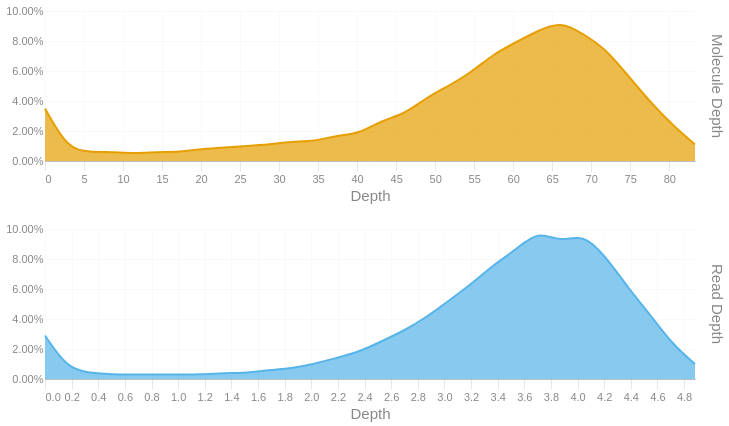

Notebook cell for this chart:
### Code cell
readdep = depth_hist(tb['Read Depth'], q99, 3)
readdep = readdep.with_columns(pl.lit('Read Depth').alias('Metric'))
if not SKIPLR:
    moldep = depth_hist(tb['Molecule Depth'], mol_q99, 1)
    moldep = moldep.with_columns(pl.lit('Molecule Depth').alias('Metric'))
    _hist = pl.concat([readdep, moldep])
    _hist = _hist.filter(pl.col('Proportion') != 0)
    with SafeRender(_hist):
        (
            alt.Chart(_hist)        
            .mark_area(interpolate = "basis")
            .encode(
                x=alt.X('Bin:Q').scale(domainMin=0).axis(alt.Axis(title='Depth')),
                y = alt.Y('Proportion:Q', title = None).axis(format = '.2%'),
                color = alt.Color('Metric:N').legend(None),
                row = alt.Row("Metric:N").header(title = None, labelOrient = 'right'),
                tooltip = [
                    alt.Tooltip("Metric:N", title = "Metric"),
                    alt.Tooltip('Interval:N', title = "Depth Interval"),
                    alt.Tooltip('Proportion:Q', title = "% Alignments").format('.2%')
                ]
            )
            .resolve_scale(x='independent', y='independent')
            .properties(
                height = 150, width = 650,
                usermeta={'embedOptions': {'downloadFileName': f'{samplename}.depth.hist'}}
            )
        ).display()
else:
    readdep = readdep.filter(pl.col('Proportion') != 0)
    with SafeRender(readdep):
        (
            alt.Chart(readdep)        
            .mark_area(interpolate = "basis")
            .encode(
                x=alt.X('Bin:Q').scale(domainMin=0).axis(alt.Axis(title='Depth')),
                y = alt.Y('Proportion:Q', title = None).axis(format = '.2%'),
                tooltip = [
                    alt.Tooltip('Interval:N', title = "Depth Interval"),
                    alt.Tooltip('Proportion:Q', title = "% Alignments").format('.2%')
                ]
            )
            .properties(
                usermeta={'embedOptions': {'downloadFileName': f'{samplename}.depth.hist'}}
            )
        ).display()

### Figure 1 — Vega-Lite specification as saved in the notebook (floating-point values rounded to 4 significant figures)
{"width": 650, "height": 150, "config": {"title": {"anchor": "start", "dy": -15, "fontSize": 18, "color": "#888888", "subtitleColor": "#888888", "subtitleFontSize": 14}, "arc": {"fill": "#0072B2"}, "axis": {"domainColor": "#888888", "domainWidth": 0.5, "gridWidth": 0.2, "grid": false, "titleFontWeight": 400, "titleFontSize": 15, "labelFontSize": 11, "labelColor": "#888888", "tickColor": "#888888", "tickWidth": 0.2, "titleColor": "#888888"}, "axisBand": {"grid": false}, "axisX": {"grid": true, "tickSize": 10, "domainCap": "round"}, "axisY": {"domain": false, "grid": true, "tickSize": 0, "domainCap": "round"}, "background": "transparent", "header": {"labelFontSize": 15, "labelColor": "#888888", "titleFontSize": 15, "titleFontWeight": 600, "titleColor": "#888888"}, "legend": {"labelFont": "sans-serif", "labelFontSize": 12, "labelColor": "#888888", "symbolSize": 100, "symbolType": "circle", "titleFontSize": 12, "titlePadding": 10, "titleColor": "#888888", "title": null}, "range": {"category": ["#E69F00", "#56B4E9", "#009E73", "#F0E442", "#0072B2", "#D55E00", "#CC79A7", "#000000"], "diverging": ["#cfe8f3", "#a2d4ec", "#73bfe2", "#46abdb", "#1696d2", "#12719e"]}, "area": {"fill": "#0072B2", "fillOpacity": 0.7, "line": true, "strokeOpacity": 0.7}, "line": {"color": "#0072B2", "stroke": "#0072B2", "strokeWidth": 2}, "trail": {"color": "#0072B2", "stroke": "#0072B2", "strokeWidth": 0, "size": 1}, "point": {"filled": true, "fillOpacity": 1.0, "size": 95}, "text": {"color": "#888888", "fontSize": 11, "align": "right", "fontWeight": 400, "size": 11}, "bar": {"fill": "#0072B2", "stroke": null}, "view": {"stroke": null, "continuousWidth": 660, "continuousHeight": 400}}, "data": {"name": "data-8d15a1b0843316c9a1617139c7133fcc"}, "mark": {"type": "area", "interpolate": "basis"}, "encoding": {"color": {"field": "Metric", "legend": null, "type": "nominal"}, "row": {"field": "Metric", "header": {"title": null, "labelOrient": "right"}, "type": "nominal"}, "tooltip": [{"field": "Metric", "title": "Metric", "type": "nominal"}, {"field": "Interval", "title": "Depth Interval", "type": "nominal"}, {"field": "Proportion", "format": ".2%", "title": "% Alignments", "type": "quantitative"}], "x": {"axis": {"title": "Depth"}, "field": "Bin", "scale": {"domainMin": 0}, "type": "quantitative"}, "y": {"axis": {"format": ".2%"}, "field": "Proportion", "title": null, "type": "quantitative"}}, "resolve": {"scale": {"x": "independent", "y": "independent"}}, "usermeta": {"embedOptions": {"downloadFileName": "S3_Annapolis_039.depth.hist"}}, "$schema": "https://vega.github.io/schema/vega-lite/v6.1.0.json", "datasets": {"data-8d15a1b0843316c9a1617139c7133fcc": [{"Bin": 0.0, "Interval": "0.0-0.168", "Proportion": 0.029, "Metric": "Read Depth"}, {"Bin": 0.168, "Interval": "0.168-0.337", "Proportion": 0.007, "Metric": "Read Depth"}, {"Bin": 0.337, "Interval": "0.337-0.505", "Proportion": 0.004, "Metric": "Read Depth"}, {"Bin": 0.505, "Interval": "0.505-0.673", "Proportion": 0.003, "Metric": "Read Depth"}, {"Bin": 0.673, "Interval": "0.673-0.842", "Proportion": 0.003, "Metric": "Read Depth"}, {"Bin": 0.842, "Interval": "0.842-1.01", "Proportion": 0.003, "Metric": "Read Depth"}, {"Bin": 1.01, "Interval": "1.01-1.178", "Proportion": 0.003, "Metric": "Read Depth"}, {"Bin": 1.178, "Interval": "1.178-1.347", "Proportion": 0.003, "Metric": "Read Depth"}, {"Bin": 1.347, "Interval": "1.347-1.515", "Proportion": 0.004, "Metric": "Read Depth"}, {"Bin": 1.515, "Interval": "1.515-1.683", "Proportion": 0.004, "Metric": "Read Depth"}, {"Bin": 1.683, "Interval": "1.683-1.852", "Proportion": 0.006, "Metric": "Read Depth"}, {"Bin": 1.852, "Interval": "1.852-2.02", "Proportion": 0.007, "Metric": "Read Depth"}, {"Bin": 2.02, "Interval": "2.02-2.188", "Proportion": 0.01, "Metric": "Read Depth"}, {"Bin": 2.188, "Interval": "2.188-2.357", "Proportion": 0.014, "Metric": "Read Depth"}, {"Bin": 2.357, "Interval": "2.357-2.525", "Proportion": 0.018, "Metric": "Read Depth"}, {"Bin": 2.525, "Interval": "2.525-2.693", "Proportion": 0.025, "Metric": "Read Depth"}, {"Bin": 2.693, "Interval": "2.693-2.862", "Proportion": 0.032, "Metric": "Read Depth"}, {"Bin": 2.862, "Interval": "2.862-3.03", "Proportion": 0.041, "Metric": "Read Depth"}, {"Bin": 3.03, "Interval": "3.03-3.198", "Proportion": 0.052, "Metric": "Read Depth"}, {"Bin": 3.198, "Interval": "3.198-3.367", "Proportion": 0.063, "Metric": "Read Depth"}, {"Bin": 3.367, "Interval": "3.367-3.535", "Proportion": 0.076, "Metric": "Read Depth"}, {"Bin": 3.535, "Interval": "3.535-3.703", "Proportion": 0.086, "Metric": "Read Depth"}, {"Bin": 3.703, "Interval": "3.703-3.872", "Proportion": 0.099, "Metric": "Read Depth"}, {"Bin": 3.872, "Interval": "3.872-4.04", "Proportion": 0.091, "Metric": "Read Depth"}, {"Bin": 4.04, "Interval": "4.04-4.208", "Proportion": 0.097, "Metric": "Read Depth"}, {"Bin": 4.208, "Interval": "4.208-4.377", "Proportion": 0.082, "Metric": "Read Depth"}, {"Bin": 4.377, "Interval": "4.377-4.545", "Proportion": 0.061, "Metric": "Read Depth"}, {"Bin": 4.545, "Interval": "4.545-4.713", "Proportion": 0.043, "Metric": "Read Depth"}, {"Bin": 4.713, "Interval": "4.713-4.882", "Proportion": 0.023, "Metric": "Read Depth"}, {"Bin": 4.882, "Interval": "4.882-5.05", "Proportion": 0.01, "Metric": "Read Depth"}, {"Bin": 0.0, "Interval": "0.0-2.9", "Proportion": 0.035, "Metric": "Molecule Depth"}, {"Bin": 2.9, "Interval": "2.9-5.7", "Proportion": 0.008, "Metric": "Molecule Depth"}, {"Bin": 5.7, "Interval": "5.7-8.6", "Proportion": 0.006, "Metric": "Molecule Depth"}, {"Bin": 8.6, "Interval": "8.6-11.5", "Proportion": 0.006, "Metric": "Molecule Depth"}, {"Bin": 11.5, "Interval": "11.5-14.4", "Proportion": 0.005, "Metric": "Molecule Depth"}, {"Bin": 14.4, "Interval": "14.4-17.2", "Proportion": 0.006, "Metric": "Molecule Depth"}, {"Bin": 17.2, "Interval": "17.2-20.1", "Proportion": 0.006, "Metric": "Molecule Depth"}, {"Bin": 20.1, "Interval": "20.1-23.0", "Proportion": 0.008, "Metric": "Molecule Depth"}, {"Bin": 23.0, "Interval": "23.0-25.9", "Proportion": 0.009, "Metric": "Molecule Depth"}, {"Bin": 25.9, "Interval": "25.9-28.7", "Proportion": 0.01, "Metric": "Molecule Depth"}, {"Bin": 28.7, "Interval": "28.7-31.6", "Proportion": 0.011, "Metric": "Molecule Depth"}, {"Bin": 31.6, "Interval": "31.6-34.5", "Proportion": 0.013, "Metric": "Molecule Depth"}, {"Bin": 34.5, "Interval": "34.5-37.3", "Proportion": 0.013, "Metric": "Molecule Depth"}, {"Bin": 37.3, "Interval": "37.3-40.2", "Proportion": 0.017, "Metric": "Molecule Depth"}, {"Bin": 40.2, "Interval": "40.2-43.1", "Proportion": 0.018, "Metric": "Molecule Depth"}, {"Bin": 43.1, "Interval": "43.1-46.0", "Proportion": 0.027, "Metric": "Molecule Depth"}, {"Bin": 46.0, "Interval": "46.0-48.8", "Proportion": 0.031, "Metric": "Molecule Depth"}, {"Bin": 48.8, "Interval": "48.8-51.7", "Proportion": 0.042, "Metric": "Molecule Depth"}, {"Bin": 51.7, "Interval": "51.7-54.6", "Proportion": 0.05, "Metric": "Molecule Depth"}, {"Bin": 54.6, "Interval": "54.6-57.4", "Proportion": 0.059, "Metric": "Molecule Depth"}, {"Bin": 57.4, "Interval": "57.4-60.3", "Proportion": 0.071, "Metric": "Molecule Depth"}, {"Bin": 60.3, "Interval": "60.3-63.2", "Proportion": 0.079, "Metric": "Molecule Depth"}, {"Bin": 63.2, "Interval": "63.2-66.1", "Proportion": 0.087, "Metric": "Molecule Depth"}, {"Bin": 66.1, "Interval": "66.1-68.9", "Proportion": 0.093, "Metric": "Molecule Depth"}, {"Bin": 68.9, "Interval": "68.9-71.8", "Proportion": 0.085, "Metric": "Molecule Depth"}, {"Bin": 71.8, "Interval": "71.8-74.7", "Proportion": 0.075, "Metric": "Molecule Depth"}, {"Bin": 74.7, "Interval": "74.7-77.6", "Proportion": 0.057, "Metric": "Molecule Depth"}, {"Bin": 77.6, "Interval": "77.6-80.4", "Proportion": 0.039, "Metric": "Molecule Depth"}, {"Bin": 80.4, "Interval": "80.4-83.3", "Proportion": 0.024, "Metric": "Molecule Depth"}, {"Bin": 83.3, "Interval": "83.3-86.17", "Proportion": 0.011, "Metric": "Molecule Depth"}]}}
